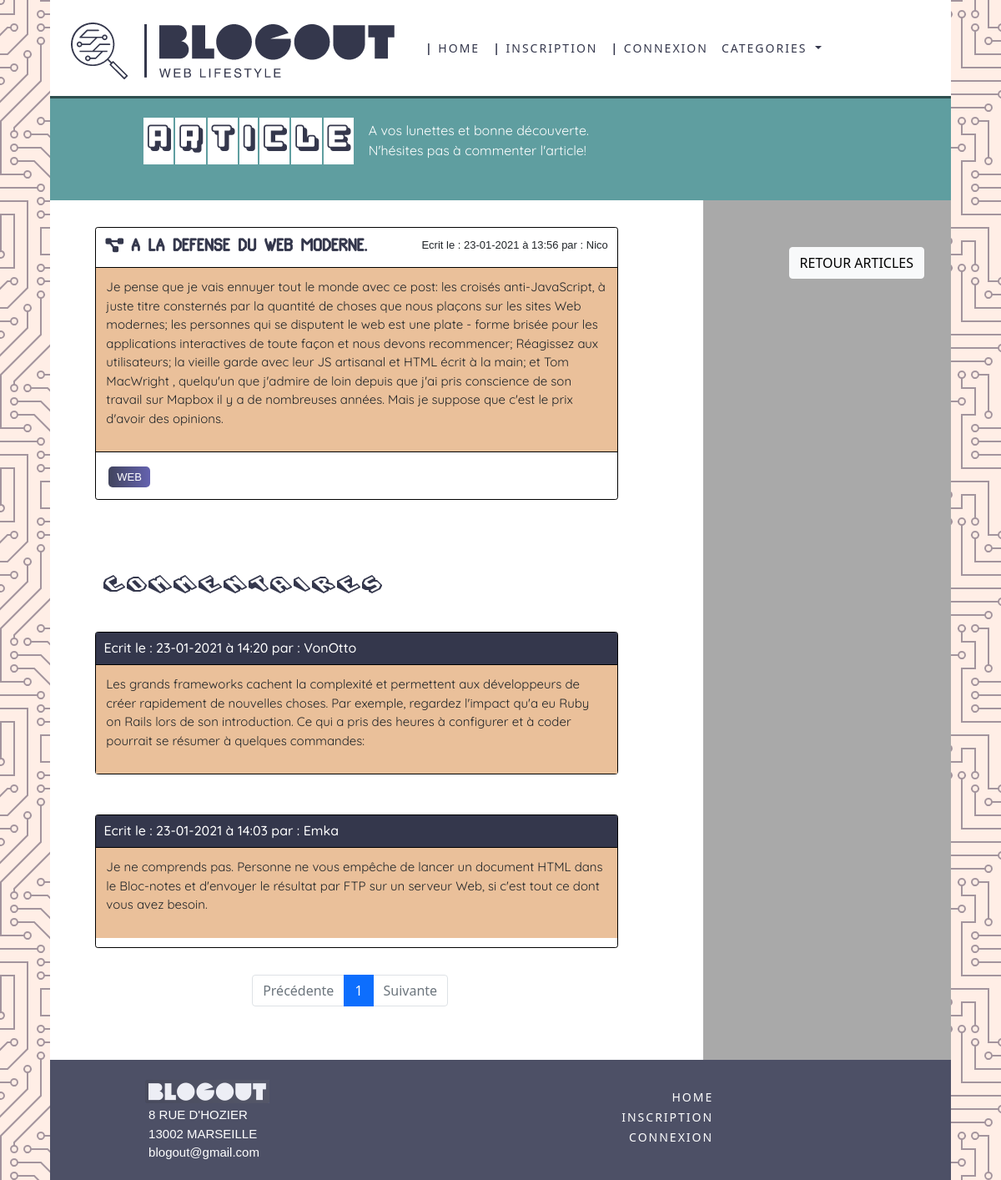
/pages/article.php?id=6, run on the app's committed database.
### tables this page shows
CREATE TABLE `articles` (
  `id` int(11) NOT NULL,
  `titre` varchar(255) NOT NULL,
  `article` text NOT NULL,
  `id_utilisateur` int(11) NOT NULL,
  `id_categorie` int(11) NOT NULL,
  `date` timestamp NOT NULL DEFAULT CURRENT_TIMESTAMP ON UPDATE CURRENT_TIMESTAMP
);

CREATE TABLE `utilisateurs` (
  `id` int(11) NOT NULL,
  `login` varchar(255) NOT NULL,
  `password` varchar(255) NOT NULL,
  `email` varchar(255) NOT NULL,
  `id_droits` int(11) NOT NULL
);

### app/models/Model.php (called while the page is built, shortened)
<?php
class Model
{
    public function findCategorieBd () {
        $bdd = $this->getBdd();
        $req = $bdd->prepare("SELECT id, nom FROM categories");
        $req->execute();
        $result = $req->fetchAll(\PDO::FETCH_ASSOC);
        return $result;
    }
    public function getBdd() {
        return new \PDO('mysql:host=localhost;dbname=blog;charset=utf8', 'root', '', [
            \PDO::ATTR_ERRMODE => \PDO::ERRMODE_EXCEPTION,
            \PDO::ATTR_DEFAULT_FETCH_MODE => \PDO::FETCH_ASSOC
        ]);
    }
}

### app/controllers/Article.php (called while the page is built, shortened)
<?php
class Article extends \blog\app\models\Article
{
    public function tabCategorie(): array {
        $result = $this->findCategorieBd();
        foreach($result as $key => $value){
            $tab[$value['nom']] = intval($value['id']);
        }
        return $tab;
    }
}

### app/models/Categorie.php (called while the page is built, shortened)
<?php
class categorie extends model {
    public function getAllCategorie(): array {
        $req = $this->findCategorieBd();
        return $req;
    }
}

### app/controllers/Categorie.php (called while the page is built, shortened)
<?php
class categorie extends \blog\app\models\categorie {
    public function showAllNavBar() {
        $all= $this->getAllCategorie();
        foreach($all as $key => $value){
            $tab[$value['id']] = $value['nom'];
        }
        return $tab;
    }
}

### app/views/Categorie.php (called while the page is built, shortened)
<?php
class categorie extends \blog\app\controllers\categorie
{
    public function showNameCategorie()
    {
        $controlCat = new \blog\app\controllers\categorie();
        $table = $controlCat->showAllNavBar();
    }
}

### app/models/Article.php (called while the page is built, shortened)
<?php
class Article extends Model
{
    public function findBd(int $id_article): array
    {
        $bdd = $this->getBdd();
        $req = $bdd->prepare("SELECT articles.id, titre, article, id_utilisateur, id_categorie, date, utilisateurs.login, utilisateurs.id FROM articles INNER JOIN utilisateurs ON utilisateurs.id = id_utilisateur WHERE articles.id = :id_article ORDER BY date DESC");
        $req->bindValue(':id_article', $id_article, \PDO::PARAM_INT);
        $req->execute();
        $result = $req->fetch(\PDO::FETCH_ASSOC);
        return $result;
    }
}

### app/models/Comment.php (called while the page is built, shortened)
<?php
class Comment extends model
{
    public function countCommentById (int $article_id) {
        $bdd = $this->getBdd();
        $req = $bdd->prepare('SELECT COUNT(*) AS nb_comment FROM commentaires WHERE id_article = :id_article');
        $req->bindValue(':id_article', $article_id, \PDO::PARAM_INT);
        $req->execute();
        $result = $req->fetch();
        return $result;
    }
}

### app/controllers/Comment.php (called while the page is built, shortened)
<?php
class Comment extends \blog\app\models\Comment
{
    public function nbrCommentId()
    {
        if (!empty($_GET['id'])) {
            $article_id = $_GET['id'];
            $comment = $this->countCommentById($article_id);
            $nbComment = (int)$comment['nb_comment'];
        }
        return $nbComment;
    }
}

### app/views/Article.php (the view, shortened to what this page needs)
<?php
class Article extends \blog\app\controllers\Article
{
    public function getFormatDate ($valueDate){
        $date = explode(' ', $valueDate)[0];
        $dateFr = strftime('%d-%m-%Y', strtotime($date));
        $Hour = explode(' ', $valueDate)[1];
        $HourForm = date('H:i', strtotime($Hour));
        return $dateFr . ' à ' . $HourForm;
    }
        ?>
        <?php
    public function cardOneArticle($title, $dateFormat, $nameLogin, $valuesArticle, $value, $key, $valueId) {
        ?>
        <div id="card_accueil">
            <div id="card_title">
                <h5><i id="i_title" class="fas fa-project-diagram"></i><?= $title; ?></h5>
                <span id="title_h6">Ecrit le : <?= $dateFormat ?> par : <?= $nameLogin ?></span>
            </div>
            <div id="card_articleText">
                <p><?= $valuesArticle; ?></p>
            </div>
            <div id="card_button">
                <a class="buttonCard" href="articles.php?categorie=<?= $value ?>" class="card-link"><?= $key; ?></a>
            </div>
        </div>
        <?php
    }
    public function showPagination(?string $url = null, ?int $get = null, ?string $start = null, $currentPage, $pages)
    {
        ?>
        <nav>
            <ul class="pagination">
                <li class="page-item <?= ($currentPage == 1) ? "disabled" : "" ?>">
                    <a href="<?= $url . $get ?><?= $start . ($currentPage - 1) ?>" class="page-link">Précédente</a>
                </li>
                <?php for ($page = 1; $page <= $pages; $page++): ?>
                    <li class="page-item <?= ($currentPage == $page) ? "active" : "" ?>">
                        <a href="<?= $url . $get ?><?= $start . $page ?>" class="page-link"><?= $page ?></a>
                    </li>
                <?php endfor ?>
                <li class="page-item <?= ($currentPage == $pages) ? "disabled" : "" ?>">
                    <a href="<?= $url . $get ?><?= $start . ($currentPage + 1) ?>" class="page-link">Suivante</a>
                </li>
            </ul>
        </nav>
        <?php
    }
    public function showOneArticle()
    {
        if (isset($_GET['id']) && ctype_digit($_GET['id'])) {
            $id_article = $_GET['id'];
            $article = $this->findbd($id_article);
            $nameCat = $this->tabCategorie();
                foreach ($nameCat as $key => $value) {
                    if ($article['id_categorie'] == $value) {
                        $valuesLogin = $article['login'];
                        $valuesArticle = $article['article'];
                        $valuesId = $article['id'];
                        $title = $article['titre'];
                        $valueDate = $article['date'];
                        $dateFormat = $this->getFormatDate($valueDate);
                        $this->cardOneArticle($title, $dateFormat, $valuesLogin, $valuesArticle, $value, $key, $valuesId);
                    }
                }
        }
    }
}

### css/blog.css (style rules this page uses)
html { background-color: #ffeee6; }
body { width: 90%; margin: auto; }
#card_accueil { width: 80%; min-height: 20vh; border: solid black 1px; margin: 2em 0 1em -3em; border-radius: 0.2em; }
#card_title { display: flex; flex-direction: row; justify-content: space-between; border-bottom: solid black 1px; height: 3em; padding: 0.7em; }
#card_title h5 { color: black; font-family: xolo, serif; font-size: 1.2em; text-transform: uppercase; color: #34374c; }
#card_accueil { border: solid black 1px; margin: 2em 0 1em -3em; border-radius: 0.2em; }
#title_h6 { font-size: 13px; font-family: Calibri, sans-serif; text-align: right; height: 2.2em; }
#card_articleText { padding: 0.8em; background-color: #eac09a; font-size: 15px; font-family: 'Quicksand', sans-serif; }
#card_button { border-top: solid black 1px; padding: 0 0 1em 0.5em; padding-top: 1em; }
.buttonCard { background-image: linear-gradient(to right, #41445d 0%, #6563b1 51%, #493e5f 100%); margin: 7px; padding: 5px 10px; text-align: center; text-transform: uppercase; transition: 0.5s; background-size: 200% auto; color: white; border-radius: 5px; font-size: 13px; font-family: Calibri, sans-serif; text-decoration: none; }
.pagination { margin: 1em 4em 0 0; color: #34374c; }
.page-link { color: #34374c; }
#i_title { margin-right: 0.5em; }

### data on the page
articles: titre "A LA DEFENSE DU WEB MODERNE.", date "23-01-2021 à 13:56", id_utilisateur.login "Nico", article "Je pense que je vais ennuyer tout le monde avec ce post: les croisés anti-JavaScript, à juste titre consternés par la quantité de choses que nous plaçons sur les sites Web modernes; les personnes qui se disputent le web est une plate - forme brisée pour les applications interactives de toute façon et nous devons recommencer; Réagissez aux utilisateurs; la vieille garde avec leur JS artisanal et HTML écrit à la main; et Tom MacWright , quelqu'un que j'admire de loin depuis que j'ai pris conscience de son travail sur Mapbox il y a de nombreuses années. Mais je suppose que c'est le prix d'avoir des opinions.", key "WEB"

### other printed values
$dateFr "23-01-2021"
$HourForm "14:20"
$value['login'] "VonOtto"
$HourForm "14:03"
$value['login'] "Emka"
$value['commentaire'] "Je ne comprends pas. Personne ne vous empêche de lancer un document HTML dans le Bloc-notes et d'envoyer le résultat par FTP sur un serveur Web, si c'est tout ce dont vous avez besoin."
